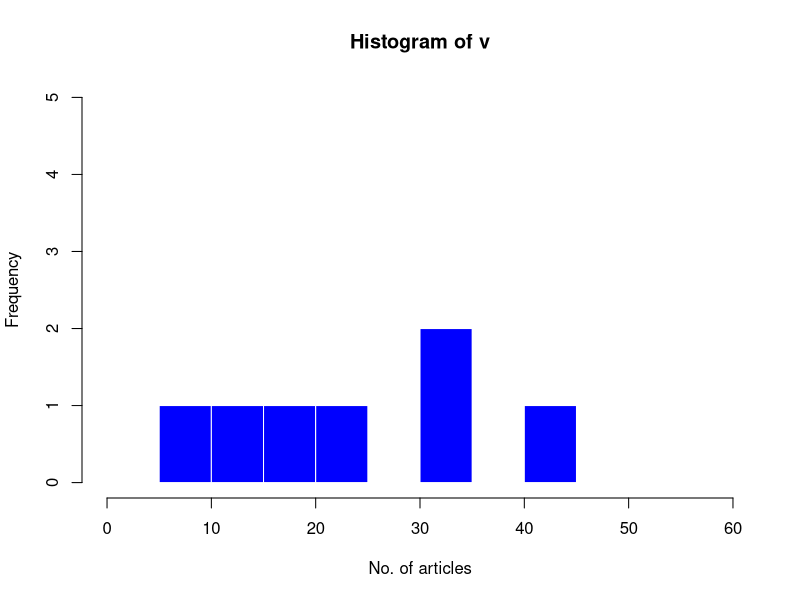

This figure's R source:
v <- c(12,20,34,43,32,21,5)
hist(v, xlab = "No. of articles", col = "Blue", border = "white",
     xlim = c(0, 60), ylim = c(0,5), breaks = 10)